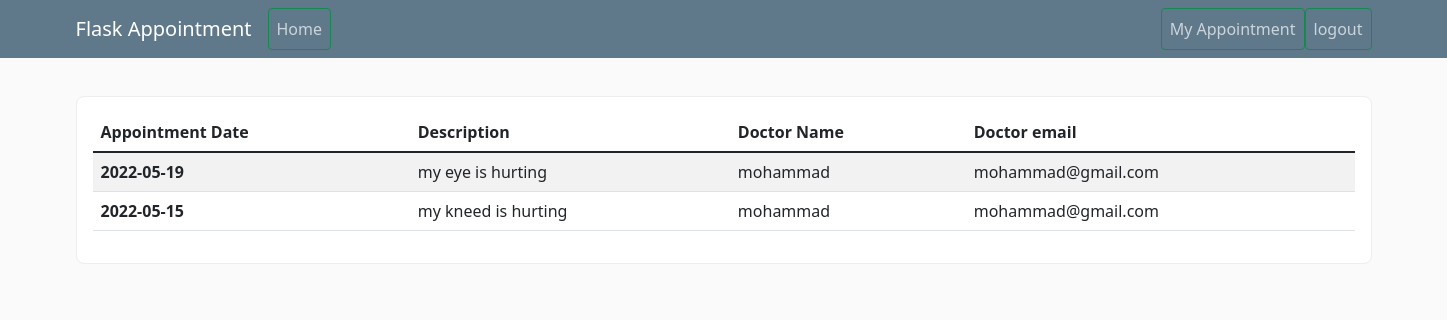
/view/booked/appointment (signed in), run on the app's committed database.
### appointment_system/models.py (models this page shows, shortened)
class Appointment(db.Model):
    id = db.Column(db.Integer, primary_key=True)
    date= db.Column(db.Date)
    schedule_id = db.Column(db.Integer, db.ForeignKey('schedule.id'))
    description = db.Column(db.String(100), nullable=False)
    doctor_id = db.Column(db.Integer, db.ForeignKey('doctor.id'), nullable=True)
    patient_id = db.Column(db.Integer, db.ForeignKey('patient.id'), nullable=True)

class Doctor(db.Model):
    id = db.Column(db.Integer, primary_key=True)
    name = db.Column(db.String(20), unique=True, nullable=False)
    email = db.Column(db.String(120), unique=True, nullable=False)
    specialization = db.Column(db.String(120), nullable=False)
    appointment = db.relationship('Appointment', backref='doctor', lazy=True)
    user_id = db.Column(db.Integer, db.ForeignKey('user.id'))
    is_approved = db.Column(db.Boolean, nullable=False, default=False)
    schedule = db.relationship('Schedule', backref='doctor')

### appointment_system/routes.py (the view)
@app.route("/view/booked/appointment")
def user_view_appointment():
    patient = Patient.query.filter_by(user_id=current_user.id).first()
    my_appointment = db.session.query(Appointment.date, Appointment.description, Doctor.name, Doctor.email)\
                    .join(Doctor, Doctor.id==Appointment.doctor_id).filter(Appointment.patient_id==patient.id).all()
    return render_template('my_appointment.html', appointments=my_appointment)

### appointment_system/models.py (called while the page is built)
@login_manager.user_loader
def load_user(user_id):
    return User.query.get(int(user_id))

### appointment_system/templates/my_appointment.html
{% extends "layout.html" %}
{% block content %}
    <div class="col-md-12 ">
        <div class="table-wrapper">
            <table class="table table-striped">
                <thead  >
                  <tr>
                    <th scope="col">Appointment Date</th>
                    <th scope="col">Description</th>
                    <th scope="col">Doctor Name</th>
                    <th scope="col">Doctor email</th>
                  </tr>
                </thead>
                <tbody>
                    {% for appointment in appointments %}
                        <tr>
                            <th scope="row">{{ appointment.date}}</th>
                            <td>{{ appointment.description }}</td>
                            <td>{{ appointment.name }}</td>
                            <td>{{ appointment.email }}</td>
                        </tr>
                    {% endfor %}
                </tbody>
            </table>
        </div>
    </div>
{% endblock %}

### appointment_system/static/main.css (style rules this page uses)
body { background: #fafafa; color: #333333; margin-top: 5rem; }
.table-wrapper { padding: 16px; background: #fff; border-radius: 8px; border: 1px solid #eee; }

### data on the page
Appointment: date "2022-05-19", description "my eye is hurting", name "mohammad", email "mohammad@gmail.com"
Appointment: date "2022-05-15", description "my kneed is hurting", name "mohammad", email "mohammad@gmail.com"
